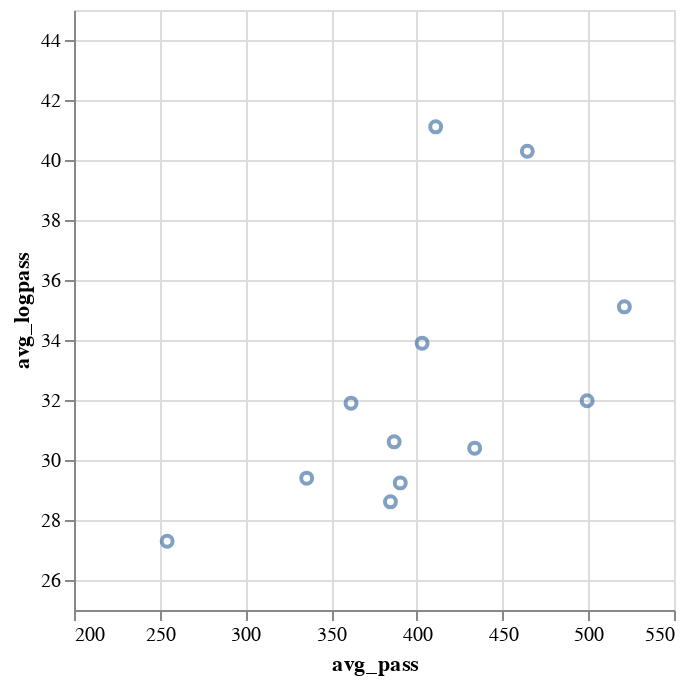

The notebook cell saved with this chart:
### Code cell
alt.Chart(new_temp).mark_point().encode(
    x = alt.X('avg_pass').scale(domain= [200,550]),
    y = alt.Y('avg_logpass').scale(domain=[25, 45]),
    tooltip= '구단'
)

### Figure 1 — Vega-Lite specification as saved in the notebook (floating-point values rounded to 4 significant figures)
{"config": {"view": {"continuousWidth": 300, "continuousHeight": 300}}, "data": {"name": "data-c1f6dae0eb92a99135e94a174e4ee11a"}, "mark": {"type": "point"}, "encoding": {"tooltip": {"field": "구단", "type": "nominal"}, "x": {"field": "avg_pass", "scale": {"domain": [200, 550]}, "type": "quantitative"}, "y": {"field": "avg_logpass", "scale": {"domain": [25, 45]}, "type": "quantitative"}}, "$schema": "https://vega.github.io/schema/vega-lite/v5.8.0.json", "datasets": {"data-c1f6dae0eb92a99135e94a174e4ee11a": [{"구단": "울산", "패스 성공": 19800, "롱패스 성공": 1334, "avg_pass": 521.1, "avg_logpass": 35.11}, {"구단": "수원", "패스 성공": 14697, "롱패스 성공": 1163, "avg_pass": 386.8, "avg_logpass": 30.61}, {"구단": "포항", "패스 성공": 17648, "롱패스 성공": 1531, "avg_pass": 464.4, "avg_logpass": 40.29}, {"구단": "제주", "패스 성공": 15316, "롱패스 성공": 1288, "avg_pass": 403.1, "avg_logpass": 33.89}, {"구단": "전북", "패스 성공": 14832, "롱패스 성공": 1111, "avg_pass": 390.3, "avg_logpass": 29.24}, {"구단": "서울", "패스 성공": 18975, "롱패스 성공": 1215, "avg_pass": 499.3, "avg_logpass": 31.97}, {"구단": "대전", "패스 성공": 13741, "롱패스 성공": 1212, "avg_pass": 361.6, "avg_logpass": 31.89}, {"구단": "대구", "패스 성공": 9665, "롱패스 성공": 1037, "avg_pass": 254.3, "avg_logpass": 27.29}, {"구단": "인천", "패스 성공": 14615, "롱패스 성공": 1087, "avg_pass": 384.6, "avg_logpass": 28.61}, {"구단": "강원", "패스 성공": 12758, "롱패스 성공": 1117, "avg_pass": 335.7, "avg_logpass": 29.39}, {"구단": "광주", "패스 성공": 16482, "롱패스 성공": 1155, "avg_pass": 433.7, "avg_logpass": 30.39}, {"구단": "수원FC", "패스 성공": 15617, "롱패스 성공": 1562, "avg_pass": 411.0, "avg_logpass": 41.11}]}}
